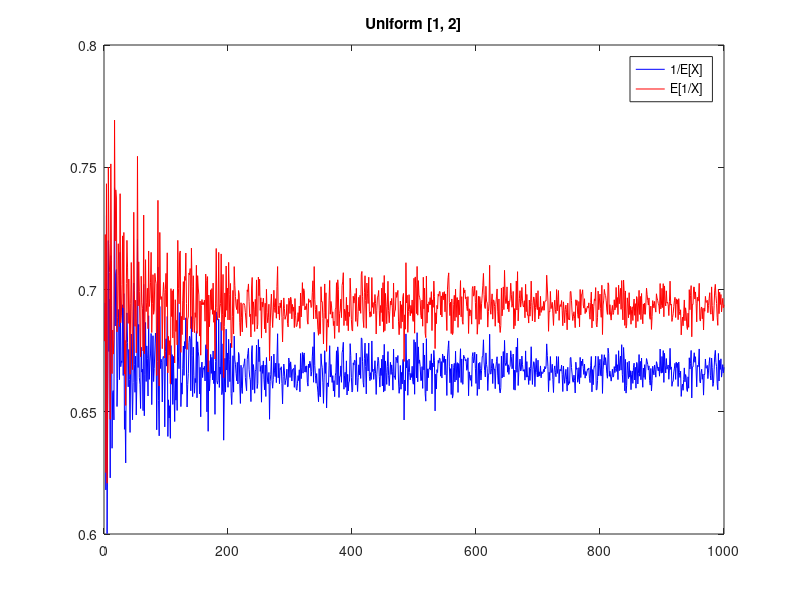
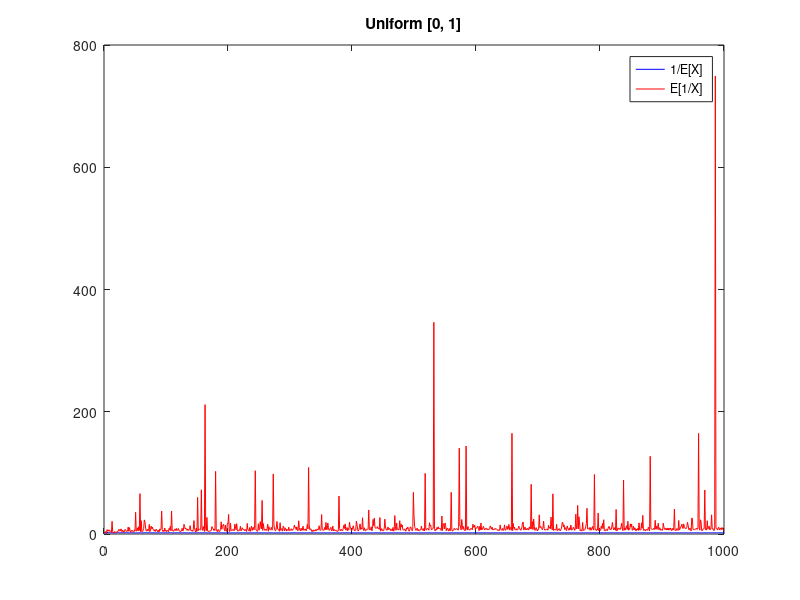
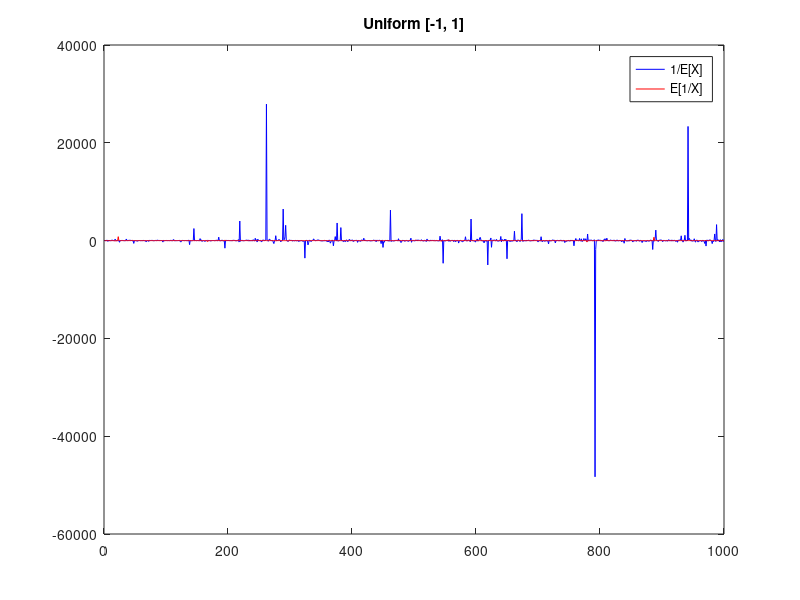

MATLAB code for these plots, in order:
clc;
clearvars;
close all;

n = 1:1:1000;
len = length(n);
exp_value = zeros(len, 1);
inv_exp_value = zeros(len, 1);

for i=1:len
    X = 1 + (2 - 1) .* rand(n(i), 1); % create samples from a specific Uniform Distribution
    exp_value(i, 1) = 1 / mean(X);
    inv_exp_value(i, 1) = mean(1 ./ X);
end
figure;
plot(n, exp_value, 'b');
title('Uniform [1, 2]')
hold on;
plot(n, inv_exp_value, 'r');
legend('1/E[X]', 'E[1/X]')

% Uniform [0, 1]

for i=1:len
    X = rand(n(i), 1); 
    exp_value(i, 1) = 1 / mean(X);
    inv_exp_value(i, 1) = mean(1 ./ X);
end

figure;
plot(n, exp_value, 'b');
title('Uniform [0, 1]')
hold on;
plot(n, inv_exp_value, 'r');
legend('1/E[X]', 'E[1/X]')

% Uniform [-1, 1]

for i=1:len
    X = -1 + (1 - (-1)) .* rand(n(i), 1); 
    exp_value(i, 1) = 1 / mean(X);
    inv_exp_value(i, 1) = mean(1 ./ X);
end

figure;
plot(n, exp_value, 'b');
title('Uniform [-1, 1]')
hold on;
plot(n, inv_exp_value, 'r');
legend('1/E[X]', 'E[1/X]')
